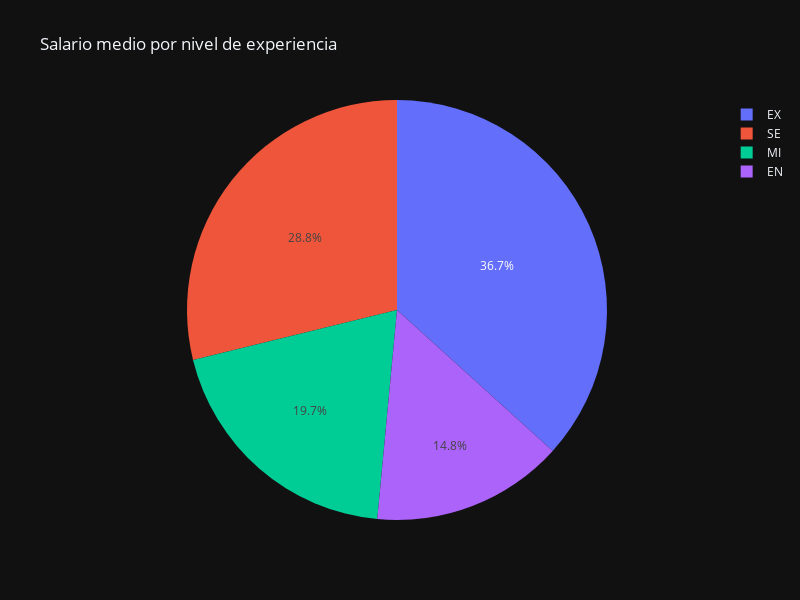

Notebook code for this chart:
### Code cell
promedio_por_nivel = df.groupby('experience_level')['salary_in_usd'].mean().reset_index()
fig = px.pie(promedio_por_nivel, values='salary_in_usd', names='experience_level',template="plotly_dark",title='Salario medio por nivel de experiencia') 
fig.update_layout(width=800, height=600)
fig.show()

### Figure 1 — Plotly figure (JSON) as saved in the notebook; plotly's stock layout.template omitted (floating-point values rounded to 4 significant figures)
{"data": [{"domain": {"x": [0, 1], "y": [0, 1]}, "hovertemplate": "experience_level=%{label}<br>salary_in_usd=%{value}<extra></extra>", "labels": ["EN", "EX", "MI", "SE"], "legendgroup": "", "name": "", "showlegend": true, "type": "pie", "values": [78550.0, 194900.0, 104500.0, 153100.0]}], "layout": {"height": 600, "legend": {"tracegroupgap": 0}, "title": {"text": "Salario medio por nivel de experiencia"}, "width": 800}}
